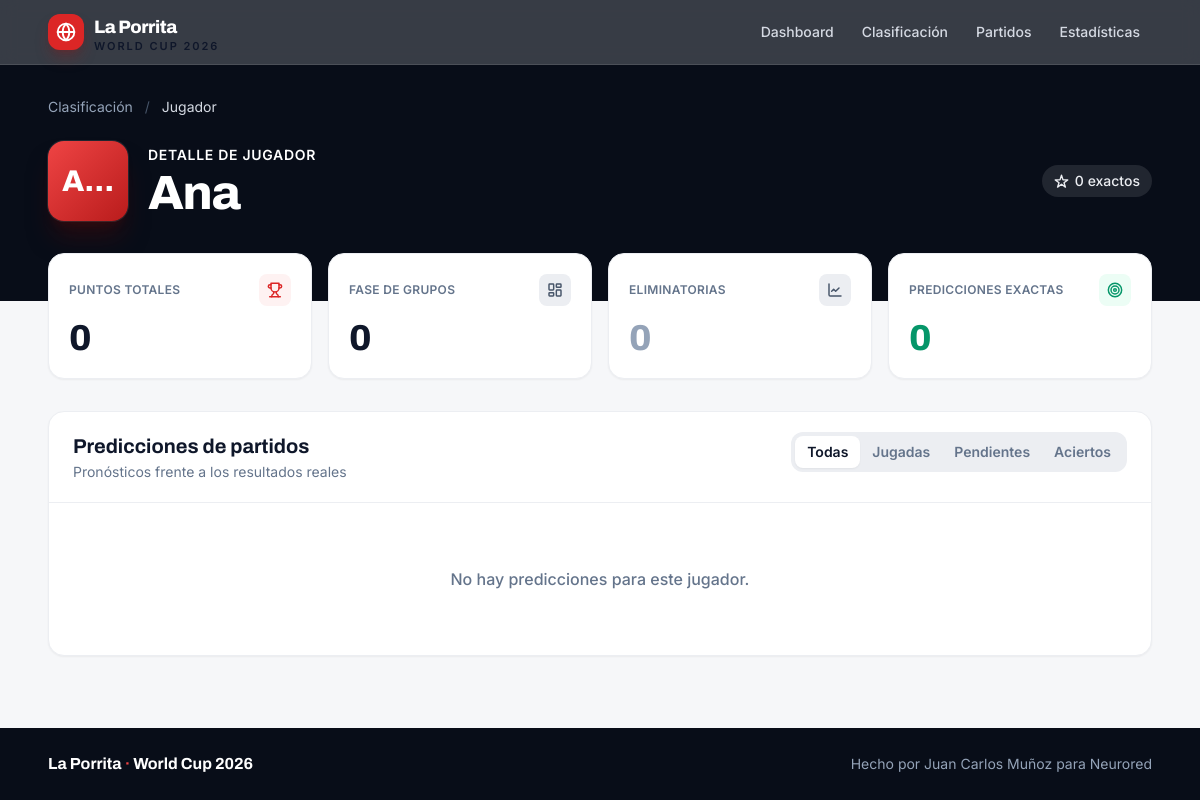
Screenshot of /player/4/ with the database file from the repository.
### pool/models.py (models this page shows, shortened)
class Participant(models.Model):
    name = models.CharField(max_length=100, verbose_name="Name")
    email = models.EmailField(blank=True, verbose_name="Email")
    avatar_url = models.URLField(blank=True, verbose_name="Avatar URL")
    created_at = models.DateTimeField(auto_now_add=True)
    class Meta:
        ordering = ["name"]
        verbose_name = "Participant"
        verbose_name_plural = "Participants"

class StandingSnapshot(models.Model):
    participant = models.ForeignKey(
        Participant, on_delete=models.CASCADE, related_name="standings", verbose_name="Participant"
    )
    total_points = models.DecimalField(max_digits=8, decimal_places=2, default=0, verbose_name="Total Points")
    group_stage_points = models.DecimalField(max_digits=8, decimal_places=2, default=0, verbose_name="Group Stage Points")
    knockout_points = models.DecimalField(max_digits=8, decimal_places=2, default=0, verbose_name="Knockout Points")
    special_points = models.DecimalField(max_digits=8, decimal_places=2, default=0, verbose_name="Special Points")
    exact_predictions = models.PositiveIntegerField(default=0, verbose_name="Exact Predictions")
    sign_predictions = models.PositiveIntegerField(default=0, verbose_name="Sign Predictions")
    total_predictions = models.PositiveIntegerField(default=0, verbose_name="Total Predictions")
    snapshot_date = models.DateTimeField(auto_now_add=True, verbose_name="Snapshot Date")
    class Meta:
        ordering = ["-total_points", "-exact_predictions"]
        verbose_name = "Standing"
        verbose_name_plural = "Standings"

### pool/views.py (the view)
# urls.py: path("player/<int:participant_id>/", views.player_detail, name="player_detail"),
def player_detail(request, participant_id):
    participant = get_object_or_404(Participant, pk=participant_id)
    predictions = Prediction.objects.filter(participant=participant).select_related(
        "match", "match__home_team", "match__away_team"
    )
    special_predictions = SpecialPrediction.objects.filter(participant=participant)
    standing = StandingSnapshot.objects.filter(participant=participant).first()
    return render(request, "pool/player_detail.html", {
        "participant": participant,
        "predictions": predictions,
        "special_predictions": special_predictions,
        "standing": standing,
    })

### templates/pool/player_detail.html (shortened to what this page needs)
{% extends "base.html" %}
{% block content %}
<section class="bg-ink-950 text-white">
    <div class="max-w-6xl mx-auto px-4 sm:px-6 pt-8 pb-20">
        <nav class="text-sm text-ink-400 mb-6" aria-label="Breadcrumb">
            <a href="{% url 'pool:classification' %}" class="hover:text-white transition-colors">Clasificación</a>
            <span class="mx-2 text-ink-600">/</span>
            <span class="text-ink-200">Jugador</span>
        </nav>
        <div class="flex flex-col sm:flex-row sm:items-center gap-5">
            <div class="flex items-center justify-center w-20 h-20 rounded-2xl bg-gradient-to-br from-brand-500 to-brand-700 shadow-xl shadow-brand-950/50 ring-1 ring-white/10">
                <span class="font-heading font-extrabold text-3xl text-white">{{ participant.name|truncatechars:2 }}</span>
            </div>
            <div class="flex-1">
                <p class="text-brand-400 font-semibold text-sm uppercase tracking-wider mb-1">Detalle de jugador</p>
                <h1 class="font-heading font-extrabold text-4xl sm:text-5xl tracking-tight text-balance">{{ participant.name }}</h1>
            </div>
            <div class="flex items-center gap-2 self-start sm:self-center">
                {% if standing %}
                <span class="inline-flex items-center gap-1.5 px-3 py-1.5 rounded-full bg-white/10 text-sm font-medium text-ink-100">
                    <svg xmlns="http://www.w3.org/2000/svg" width="15" height="15" viewBox="0 0 24 24" fill="none" stroke="currentColor" stroke-width="2.2" stroke-linecap="round" stroke-linejoin="round"><path d="m12 2 2.4 7.4H22l-6 4.5 2.3 7.1-6.3-4.6L5.7 21l2.3-7.1-6-4.5h7.6Z"/></svg>
                    {{ standing.exact_predictions }} exactos
                </span>
                {% endif %}
            </div>
        </div>
    </div>
</section>
<section class="max-w-6xl mx-auto px-4 sm:px-6 -mt-12 relative z-10">
    <div class="grid grid-cols-2 lg:grid-cols-4 gap-3 sm:gap-4">
        {% if standing %}
        <div class="bg-white rounded-2xl border border-ink-100 shadow-sm p-5 flex flex-col">
            <div class="flex items-center justify-between">
                <span class="text-xs font-semibold uppercase tracking-wide text-ink-500">Puntos totales</span>
                <span class="inline-flex items-center justify-center w-8 h-8 rounded-lg bg-brand-50 text-brand-600">
                </span>
            </div>
            <p class="mt-3 font-heading font-extrabold text-3xl sm:text-4xl text-ink-900 tabular">{{ standing.total_points|floatformat:"0" }}</p>
        </div>
        <div class="bg-white rounded-2xl border border-ink-100 shadow-sm p-5 flex flex-col">
            <div class="flex items-center justify-between">
                <span class="text-xs font-semibold uppercase tracking-wide text-ink-500">Fase de grupos</span>
                <span class="inline-flex items-center justify-center w-8 h-8 rounded-lg bg-ink-100 text-ink-600">
                </span>
            </div>
            <p class="mt-3 font-heading font-extrabold text-3xl sm:text-4xl text-ink-900 tabular">{{ standing.group_stage_points|floatformat:"0" }}</p>
        </div>
        <div class="bg-white rounded-2xl border border-ink-100 shadow-sm p-5 flex flex-col">
            <div class="flex items-center justify-between">
                <span class="text-xs font-semibold uppercase tracking-wide text-ink-500">Eliminatorias</span>
                <span class="inline-flex items-center justify-center w-8 h-8 rounded-lg bg-ink-100 text-ink-600">
                    <svg xmlns="http://www.w3.org/2000/svg" width="16" height="16" viewBox="0 0 24 24" fill="none" stroke="currentColor" stroke-width="2.2" stroke-linecap="round" stroke-linejoin="round"><path d="M3 3v16a2 2 0 0 0 2 2h16"/><path d="m7 14 3-3 3 3 5-5"/></svg>
                </span>
            </div>
            <p class="mt-3 font-heading font-extrabold text-3xl sm:text-4xl text-ink-400 tabular">{{ standing.knockout_points|floatformat:"0" }}</p>
        </div>
        <div class="bg-white rounded-2xl border border-ink-100 shadow-sm p-5 flex flex-col">
            <div class="flex items-center justify-between">
                <span class="text-xs font-semibold uppercase tracking-wide text-ink-500">Predicciones exactas</span>
                <span class="inline-flex items-center justify-center w-8 h-8 rounded-lg bg-emerald-50 text-emerald-600">
                    <svg xmlns="http://www.w3.org/2000/svg" width="16" height="16" viewBox="0 0 24 24" fill="none" stroke="currentColor" stroke-width="2.2" stroke-linecap="round" stroke-linejoin="round"><circle cx="12" cy="12" r="10"/><circle cx="12" cy="12" r="6"/><circle cx="12" cy="12" r="2"/></svg>
                </span>
            </div>
            <p class="mt-3 font-heading font-extrabold text-3xl sm:text-4xl text-emerald-600 tabular">{{ standing.exact_predictions }}</p>
        </div>
        {% endif %}
    </div>
</section>
<section class="max-w-6xl mx-auto px-4 sm:px-6 py-8">
    <div class="bg-white rounded-2xl border border-ink-100 shadow-sm overflow-hidden">
        <div class="flex flex-col sm:flex-row sm:items-center sm:justify-between gap-4 px-5 sm:px-6 py-5 border-b border-ink-100">
            <div>
                <h2 class="font-heading font-bold text-xl text-ink-900">Predicciones de partidos</h2>
                <p class="text-sm text-ink-500 mt-0.5">Pronósticos frente a los resultados reales</p>
            </div>
            <div role="tablist" aria-label="Filtrar predicciones" class="inline-flex p-1 rounded-xl bg-ink-100 text-sm font-semibold self-start">
                <button data-filter-btn="all" role="tab" aria-selected="true" class="filter-btn px-3 py-1.5 rounded-lg bg-white text-ink-900 shadow-sm transition-all">Todas</button>
                <button data-filter-btn="completed" role="tab" aria-selected="false" class="filter-btn px-3 py-1.5 rounded-lg text-ink-500 hover:text-ink-800 transition-all">Jugadas</button>
                <button data-filter-btn="pending" role="tab" aria-selected="false" class="filter-btn px-3 py-1.5 rounded-lg text-ink-500 hover:text-ink-800 transition-all">Pendientes</button>
                <button data-filter-btn="hits" role="tab" aria-selected="false" class="filter-btn px-3 py-1.5 rounded-lg text-ink-500 hover:text-ink-800 transition-all">Aciertos</button>
            </div>
        </div>
        <div id="matchList" data-filter="all" class="divide-y divide-ink-100">
            {% for prediction in predictions %}
            <div class="match-row px-4 sm:px-6 py-4 hover:bg-ink-50/70 transition-colors"
                 data-state="{% if prediction.match.status == 'FINISHED' %}completed{% else %}pending{% endif %}"
                 data-hit="{% if prediction.status_badge == 'exact' or prediction.status_badge == 'partial' %}1{% else %}0{% endif %}">
                <div class="grid grid-cols-[auto_1fr] sm:grid-cols-[64px_1fr_auto] items-center gap-x-3 sm:gap-x-6 gap-y-3">
                    <div class="flex flex-col items-center justify-center w-12 sm:w-14 py-1.5 rounded-lg bg-ink-100 text-ink-700 row-start-1">
                        <span class="font-heading font-bold text-sm leading-none tabular">{{ prediction.match.match_date|date:"d" }}</span>
                        <span class="text-[10px] font-semibold uppercase text-ink-400 mt-0.5">{{ prediction.match.match_date|date:"M" }}</span>
                    </div>
                    <div class="flex items-center justify-center gap-2 sm:gap-3 min-w-0">
                        <span class="flex-1 text-right truncate font-semibold text-ink-900 text-sm sm:text-base">{{ prediction.match.home_team.name }}</span>
                        <span class="shrink-0 px-2 py-0.5 rounded-md bg-ink-900 text-white font-heading font-bold text-xs sm:text-sm tabular">{{ prediction.pred_home_goals }} - {{ prediction.pred_away_goals }}</span>
                        <span class="flex-1 text-left truncate font-semibold text-ink-900 text-sm sm:text-base">{{ prediction.match.away_team.name }}</span>
                    </div>
                    <div class="col-span-2 sm:col-span-1 flex items-center justify-between sm:justify-end gap-4 sm:gap-6 border-t sm:border-t-0 border-ink-100 pt-3 sm:pt-0">
                        <div class="flex flex-col items-center">
                            <span class="text-[10px] font-semibold uppercase tracking-wide text-ink-400">Real</span>
                            {% if prediction.match.status == 'FINISHED' %}
                            <span class="font-heading font-bold text-base text-ink-900 tabular">{{ prediction.match.home_goals }} - {{ prediction.match.away_goals }}</span>
                            {% else %}
                            <span class="font-heading font-bold text-base text-ink-300 tabular">—</span>
                            {% endif %}
                        </div>
                        <div class="flex flex-col items-center">
                            <span class="text-[10px] font-semibold uppercase tracking-wide text-ink-400">Pts</span>
                            <span class="font-heading font-extrabold text-base {% if prediction.score > 0 %}text-emerald-600{% else %}text-ink-400{% endif %} tabular">{{ prediction.score|floatformat:"0" }}</span>
                        </div>
                        <span class="inline-flex items-center gap-1.5 px-2.5 py-1 rounded-full text-xs font-semibold ring-1
                            {% if prediction.status_badge == 'exact' %}bg-emerald-100 text-emerald-800 ring-emerald-600/20
                            {% elif prediction.status_badge == 'partial' %}bg-amber-100 text-amber-800 ring-amber-600/20
                            {% elif prediction.status_badge == 'missed' %}bg-brand-100 text-brand-800 ring-brand-600/20
                            {% else %}bg-ink-100 text-ink-600 ring-ink-500/20{% endif %}">
                            <span class="w-1.5 h-1.5 rounded-full
                                {% if prediction.status_badge == 'exact' %}bg-emerald-500
                                {% elif prediction.status_badge == 'partial' %}bg-amber-500
                                {% elif prediction.status_badge == 'missed' %}bg-brand-500
                                {% else %}bg-ink-400{% endif %}"></span>
                            {% if prediction.status_badge == 'exact' %}Exacto
                            {% elif prediction.status_badge == 'partial' %}Parcial
                            {% elif prediction.status_badge == 'missed' %}Fallado
                            {% else %}Pendiente{% endif %}
                        </span>
                    </div>
                </div>
            </div>
            {% empty %}
            <div class="px-6 py-16 text-center text-ink-500 font-medium">No hay predicciones para este jugador.</div>
            {% endfor %}
        </div>
    </div>
</section>
{% endblock %}

### templates/base.html (style rules this page uses)
html { scroll-behavior: smooth; }
body { font-feature-settings: "cv11", "ss01"; }
.tabular { font-variant-numeric: tabular-nums; }

### rows the page displays
Participant: name "A…", name "Ana"
StandingSnapshot: exact_predictions "0", total_points "0", group_stage_points "0", knockout_points "0"
